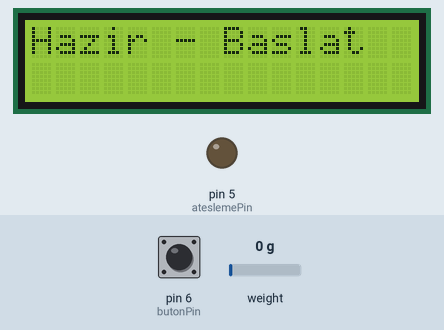
Bench run of a sketch on a simulated Arduino Uno, built with avr-gcc and run on an emulated ATmega328P. On the bench: 16×2 character LCD, output pins drawn as LEDs (lit = HIGH). Inputs (shaded band) come from the test bench; at power-on: pin 6 (butonPin) HIGH, weight on the scale 0 g. Storage starts empty. At 12.6 s the program stops and its outputs stay as they are.

Above: at 4.7 s.
4.8 s: pin 6 (butonPin) pulled LOW for 0.15 s
At 5.9 s:
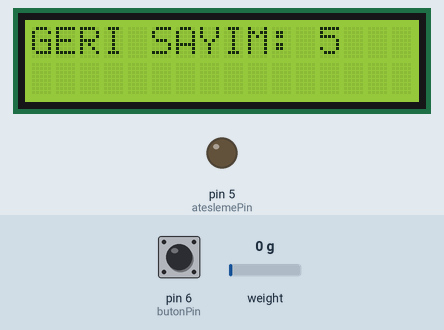
At 10.6 s:
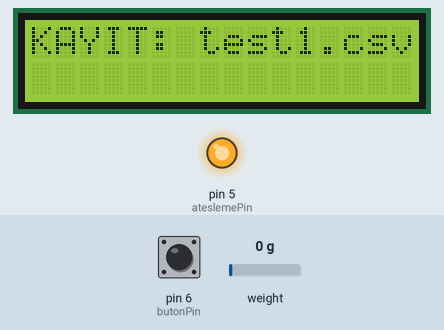
10.9 s: pin 6 (butonPin) pulled LOW for 3.2 s
At 13.7 s:
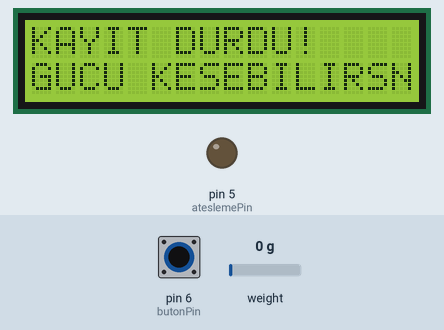
Timing chart, 0 to 14.1 s (numbered marks = the images above; inputs shaded):
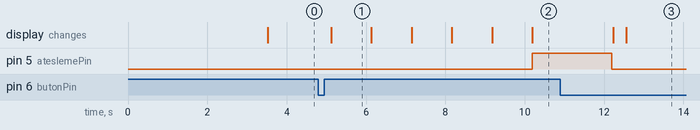

The sketch:

itki_test_stand.ino
```cpp
#include <HX711_ADC.h>
#include <Wire.h>
#include <LiquidCrystal_I2C.h>
#include <SD.h>
#include <SPI.h>

// --- Pinler ---
const int HX711_dout = 3;
const int HX711_sck = 2;
const int chipSelect = 4;
const int butonPin = 6;
const int ateslemePin = 5;

// --- Nesneler ---
HX711_ADC LoadCell(HX711_dout, HX711_sck);
LiquidCrystal_I2C lcd(0x27, 16, 2);
File myFile;

// --- Değişkenler ---
float maxThrust = 0;
bool kayitAktif = false;
String fileName = "";
int dosyaNo = 1;

void setup() {
  Serial.begin(115200);
  pinMode(butonPin, INPUT_PULLUP);
  pinMode(ateslemePin, OUTPUT);
  digitalWrite(ateslemePin, LOW);

  lcd.init();
  lcd.backlight();
  lcd.print("Sistem Aciliyor");

  if (!SD.begin(chipSelect)) {
    lcd.setCursor(0, 1);
    lcd.print("SD Hatasi!");
  } else {
    lcd.setCursor(0, 1);
    lcd.print("SD Hazir.");
  }

  LoadCell.begin();
  LoadCell.setSamplesInUse(32);
  LoadCell.start(3000, true);
  LoadCell.setCalFactor(102.5); // Kalibrasyon faktörün

  lcd.clear();
  lcd.print("Hazir - Baslat");
}

void loop() {
  static boolean newDataReady = 0;
  if (LoadCell.update()) newDataReady = true;

  float gram = LoadCell.getData();
  if (abs(gram) < 5.0) gram = 0.0;
  if (gram > maxThrust) maxThrust = gram;

  // --- BUTON KONTROLÜ ---
  if (digitalRead(butonPin) == LOW) {
    delay(300); // Buton arkı (Debounce) önleme

    if (!kayitAktif) {
      // --- YENİ DOSYA ADI BULMA ---
      dosyaNo = 1;
      while (SD.exists("test" + String(dosyaNo) + ".csv")) {
        dosyaNo++;
      }
      fileName = "test" + String(dosyaNo) + ".csv";

      // --- GERİ SAYIM ---
      for (int i = 5; i > 0; i--) {
        lcd.clear();
        lcd.print("GERI SAYIM: "); lcd.print(i);
        delay(1000);
      }

      lcd.clear();
      lcd.print("KAYIT: "); lcd.print(fileName);

      kayitAktif = true;
      maxThrust = 0; // Yeni test için max değerini sıfırla

      // ATEŞLEME (Opsiyonel: Eğer otomatik olsun istersen)
      digitalWrite(ateslemePin, HIGH);
      delay(2000);
      digitalWrite(ateslemePin, LOW);

    } else {
      // --- KAYDI DURDUR VE GÜVENLİ KAPAT ---
      kayitAktif = false;
      if (myFile) {
        myFile.close();
      }
      lcd.clear();
      lcd.print("KAYIT DURDU!");
      lcd.setCursor(0, 1);
      lcd.print("GUCU KESEBILIRSN");
      while(1); // Güvenlik için sistemi kilitle
    }
  }

  // --- VERİ KAYDI (Sadece aktifken) ---
  if (newDataReady && kayitAktif) {
    String gramStr = String(gram, 2);
    gramStr.replace(".", ","); // Excel için virgül yapıyoruz

    String dataLine = String(millis()) + ";" + gramStr;

    myFile = SD.open(fileName, FILE_WRITE);
    if (myFile) {
      myFile.println(dataLine);
      myFile.close(); // Veriyi her satırda mühürle (Biraz yavaşlatır ama veri güvenlidir)
    }

    // LCD Güncelleme
    static unsigned long lastLCD = 0;
    if (millis() - lastLCD > 300) {
      lcd.setCursor(0, 0);
      lcd.print("Itki: "); lcd.print(gram, 1); lcd.print("g    ");
      lcd.setCursor(0, 1);
      lcd.print("Max : "); lcd.print(maxThrust, 1); lcd.print("g    ");
      lastLCD = millis();
    }
    newDataReady = false;
  }
}
```

Measured:
- after the input at 4.8 s, pin 5 (ateslemePin): LOW → HIGH after 5.4 s; the display: changes after 0.32 s (image 1)
- after the input at 10.9 s, the display: first differs from a run without the input after 1.7 s (image 3)
- what the display in image 1 shows lasts 1.0 s, from 5.1 s to 6.1 s
